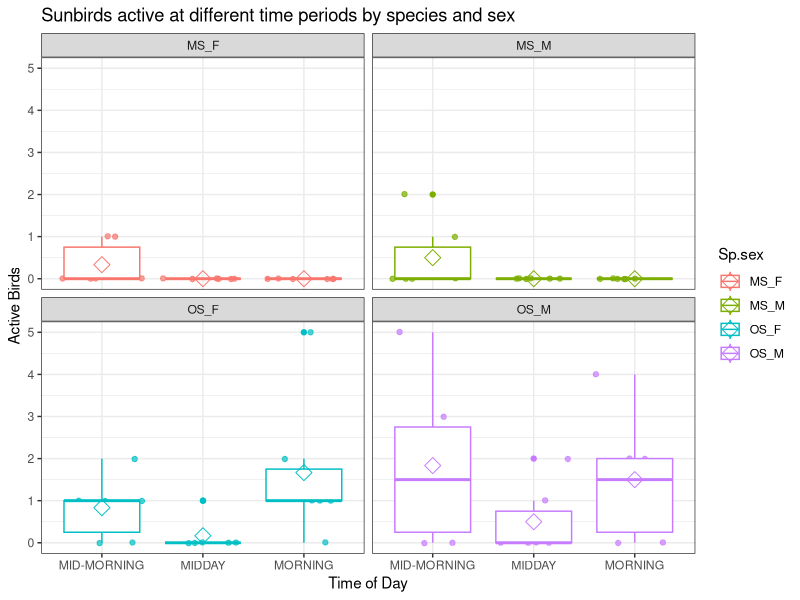

This chart was generated by the following R code:
## ---- chunk 1
library(dplyr)
library(ggplot2)
library(tidyverse)
## ---- chunk 2

#Read the data in
Sunbirds.rep <- read_csv("Data.csv")

#Print a summary of the data
Sunbirds.rep
## ---- chunk 3

Sunbirds.mutate <- Sunbirds.rep %>% 
              mutate("Active_birds" = feeding + flying + resting + preening + calling + chasing) %>%
   select("species", "sex", "time_of_day", "Active_birds")

Sunbirds.mutate
## ---- chunk 4

Sunbirds.tidy <- Sunbirds.mutate %>%
                    unite("Sp.sex", species:sex, sep = "_")
  
Sunbirds.tidy
## ---- chunk 5

ggplot.Sunbirds <- Sunbirds.tidy %>% 
  ggplot(aes(time_of_day, Active_birds, colour = Sp.sex)) +
  geom_jitter(height = 0.01, alpha = 0.7) +
  facet_wrap(~Sp.sex , nrow=2) + 
  labs(x = "Time of Day",
       y= "Active Birds",
       title="Sunbirds active at different time periods by species and sex") +
  theme_bw() + geom_boxplot() +
  stat_summary(fun=mean, geom="point", shape=23, size=4)


ggplot.Sunbirds
